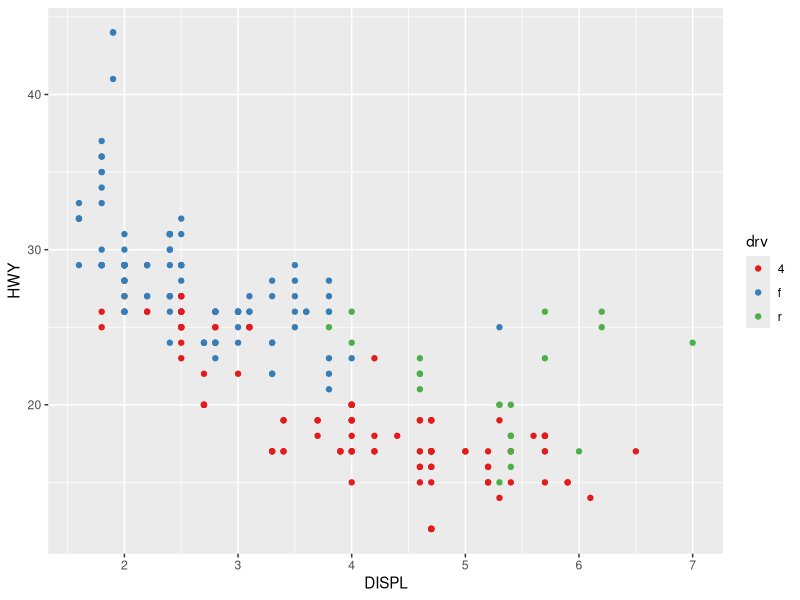
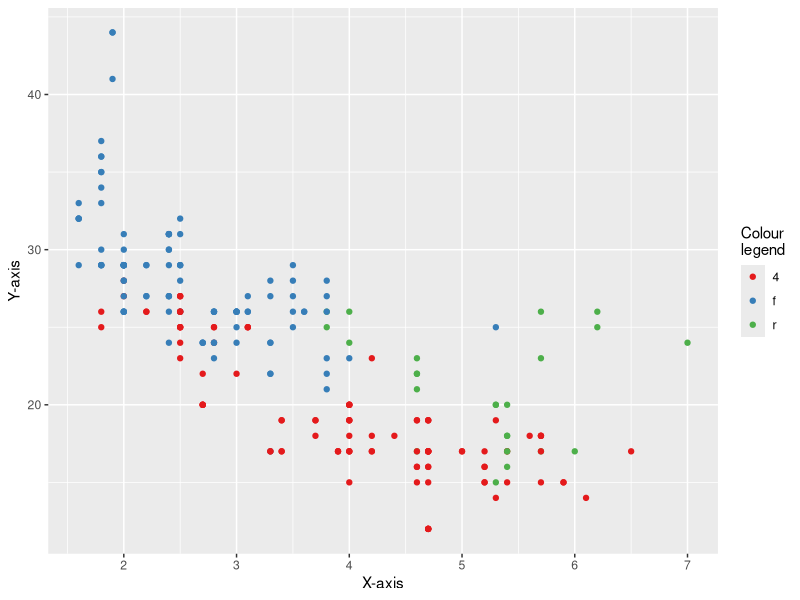
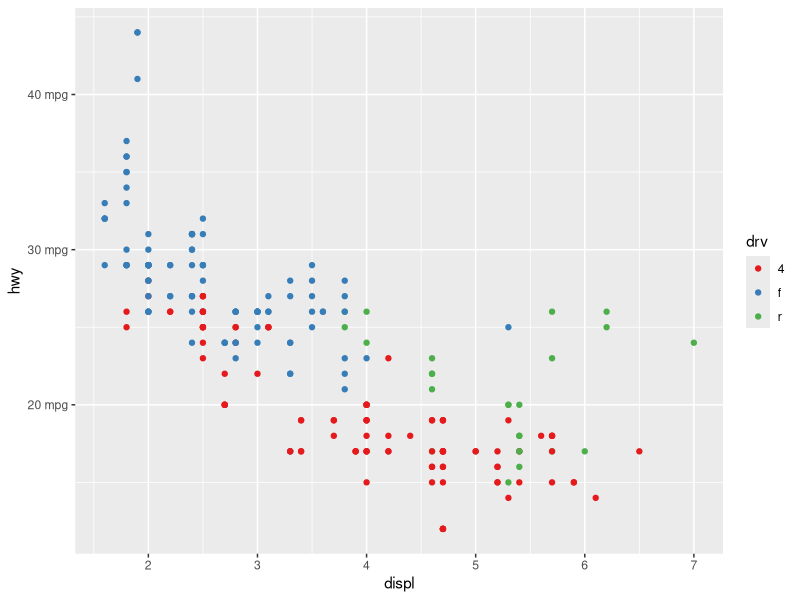
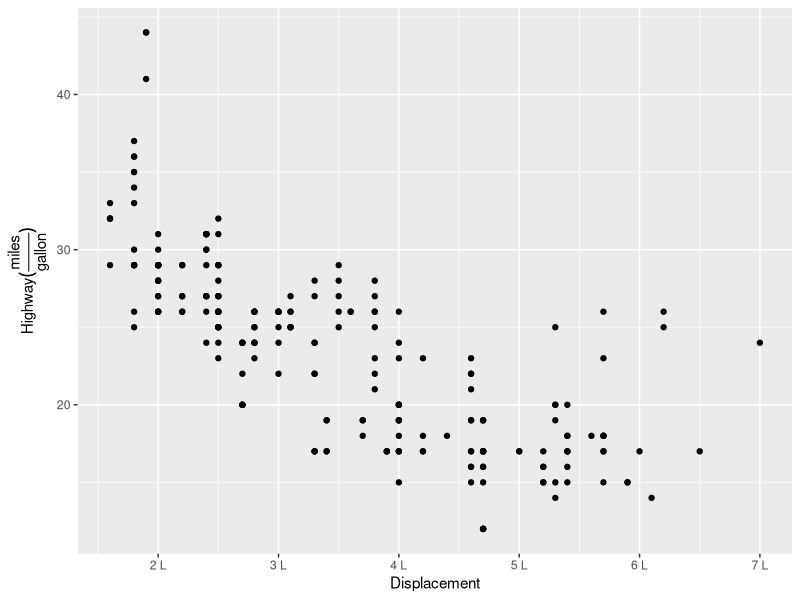
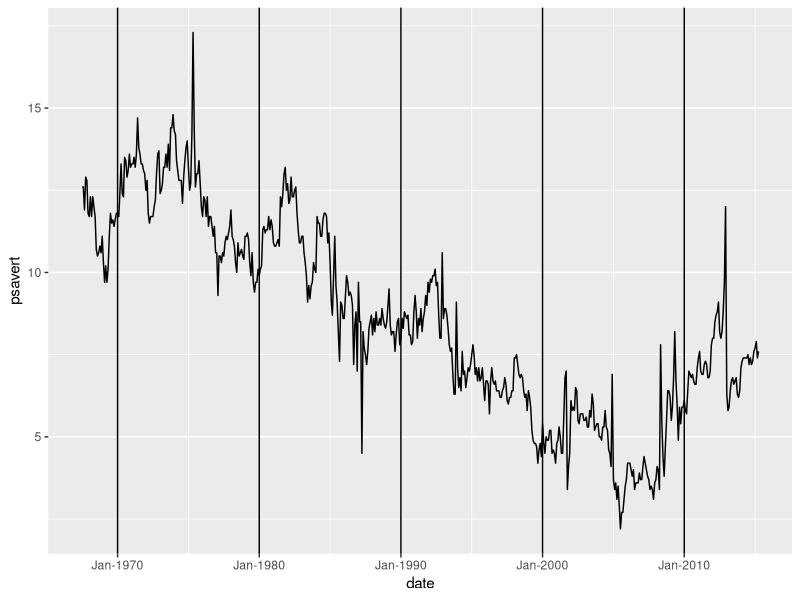
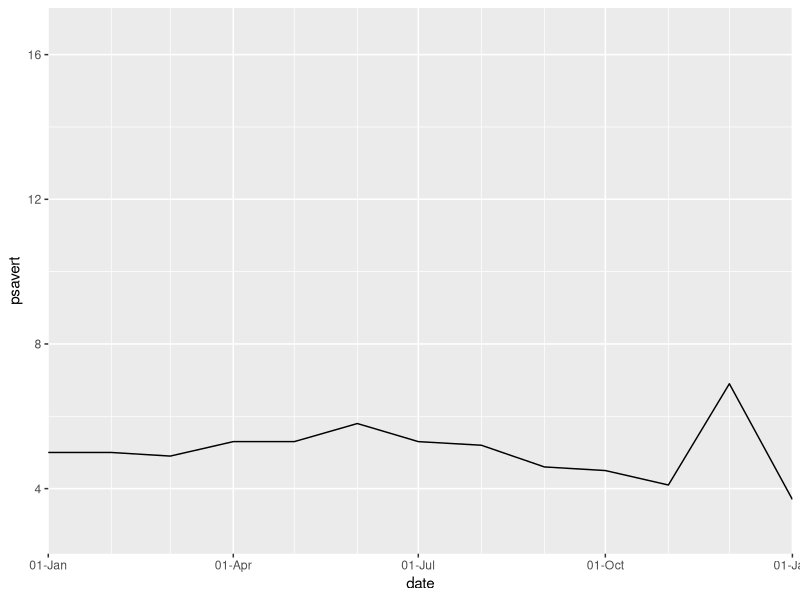
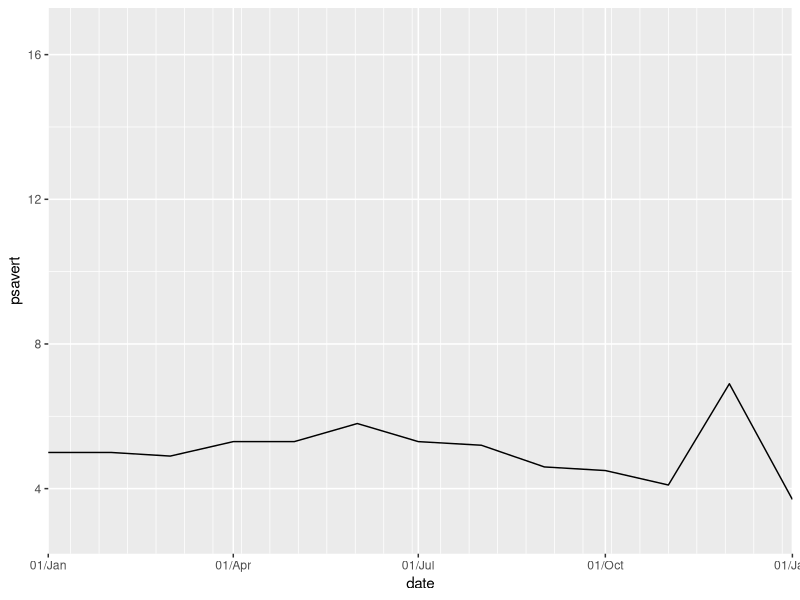
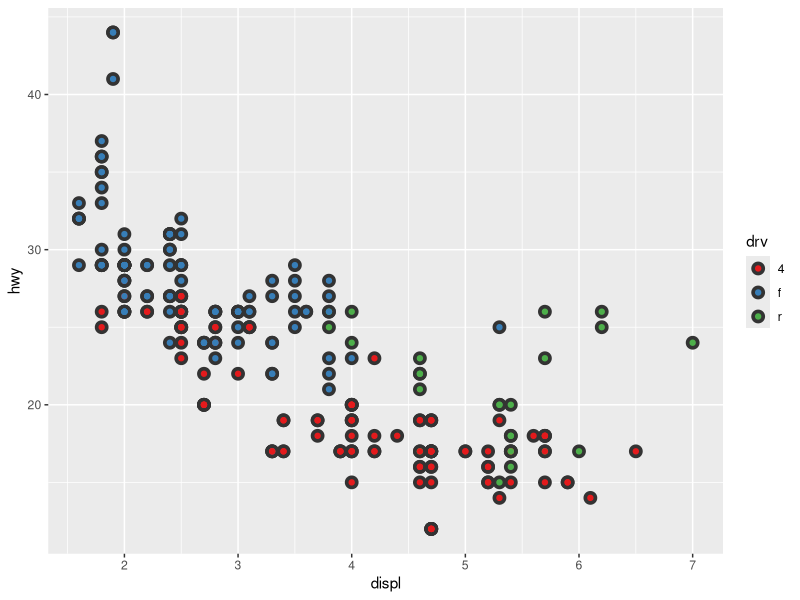

Reproduce these figures in R, in order. (Note: this script raises an error after producing the figures.)
#Chapter 13
library(tidyverse)
library(dplyr)
library(ggplot2)

#Scale names
ggplot(data = mpg, aes(x = displ, y = hwy)) +
  geom_point(aes(colour = drv))+
  scale_color_brewer(palette = "Set1") +
  xlab("DISPL") +
  ylab("HWY")

#Or
ggplot(data = mpg, aes(x = displ, y = hwy)) +
  geom_point(aes(colour = drv))+
  scale_color_brewer(palette = "Set1") +
  labs(x = "X-axis", y = "Y-axis", colour = "Colour\nlegend")


#Scale Breaks and Labels
#The breaks argument controls which values appear as tick marks on axes
#and keys on legends. If you set labels, you must also set breaks
ggplot(data = mpg, aes(x = displ, y = hwy)) +
  geom_point(aes(colour = drv))+
  scale_color_brewer(palette = "Set1") +
  scale_y_continuous(labels = scales::unit_format(unit = "mpg"))

#Excercises 13.2.2
ggplot(data = mpg, aes(x = displ, y = hwy)) +
  geom_point() +
  labs(x = "Displacement", y = quote(Highway (frac(miles, gallon)))) +
  scale_x_continuous(labels = scales::unit_format(unit = "L")) +
  labs(fontsize = 10)

#Dates: A special case
#Relevant conversion of dates using as.Date(), as.POSIXct() or hms::as_hms()
ggplot(data = economics, aes(x = date, y = psavert)) +
  geom_line() +
  scale_x_date(date_labels = c("%b-%Y")) +
  geom_vline(xintercept = as.Date(c("1970-01-01", "1980-01-01", "1990-01-01", "2000-01-01", "2010-01-01")))

#Selecting a date range
ggplot(data = economics, aes(x = date, y = psavert)) +
  geom_line() +
  scale_x_date(limits = as.Date(c("2004-01-01", "2005-01-01")) ,date_labels = c("%d-%b"), date_minor_breaks = "1 month", expand = c(0,0)) +
  scale_y_continuous(expand = c(0,0))

ggplot(data = economics, aes(x = date, y = psavert)) +
  geom_line() +
  scale_x_date(limits = as.Date(c("2004-01-01", "2005-01-01")) ,date_labels = c("%d/%b"), date_minor_breaks = "2 weeks", expand = c(0,0)) +
  scale_y_continuous(expand = c(0,0))


#Legend for multiple layers
ggplot(data = mpg, aes(x = displ, y = hwy)) +
  geom_point(size = 4, colour = "grey20", show.legend = TRUE) +
  geom_point(aes(colour = drv)) +
  scale_color_brewer(palette = "Set1")

#Normally, the legend appears for the latter geompoint
#But since the show.legend = TRUE, for the first geom_point,
#the legend captures both geom_points
df <- tibble(x = rnorm(10000), y = rnorm(10000), z = c("a", "b", "c"))
df$z <- cut(df$y, 4, labels = c("a", "b", "c", "d"))

ggplot(data = df, aes(x = x, y = y)) +
  geom_point(aes(colour = z), alpha = 0.1) + 
  #the use of alpha ot prevent overplotting
  scale_color_brewer(palette = "Set1")

#To override the legends display
ggplot(data = df, aes(x = x, y = y)) +
  geom_point(aes(colour = z), alpha = 0.1) + 
  #the use of alpha ot prevent overplotting
  scale_color_brewer(palette = "Set1") +
  guides(colour = guide_legend(override.aes = list(alpha =1)))


#Mapping both colour and shape
ggplot(data = df, aes(x = x, y = y)) +
  geom_point(aes(colour = z, shape = z), alpha = 0.2) +
  guides(colour = guide_legend(override.aes = list(alpha = 1))) +
  scale_color_brewer(palette = "Set1")


#To control th elegend position, use theme(legend.position = )


#Exercises 13.5.3
#2
ggplot(data = mpg, aes(x = displ, y = hwy)) +
  geom_point(aes(colour = drv, shape = drv)) +
  scale_color_brewer(palette = "Set1") +
  labs(colour = "Drive Train\n", shape = "Drive Train\n")

#3
ggplot(data = mpg, aes(y = hwy, x = displ, class = class)) +
  geom_point(aes(colour = class), show.legend = FALSE) +
  geom_smooth(method = "lm", se = FALSE, aes(colour = class)) +
  theme(legend.position = "bottom")
  


































  
  
  
  
  